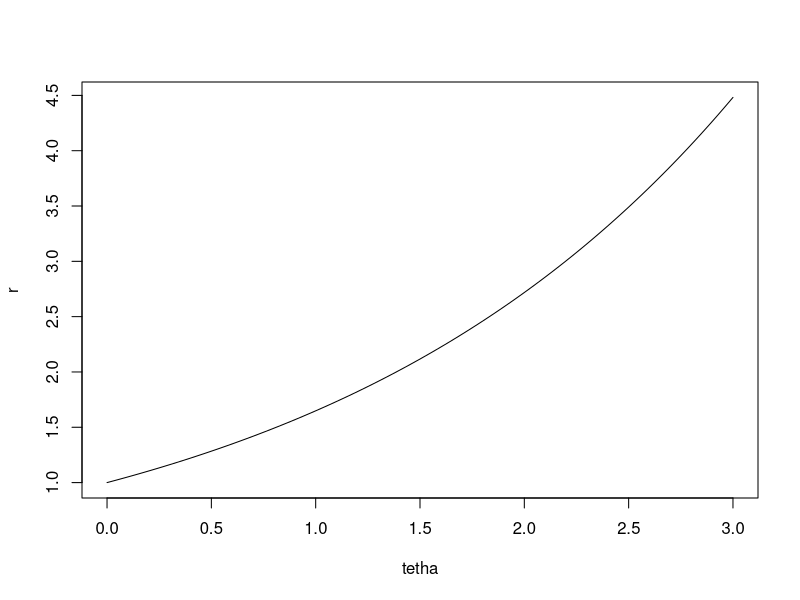
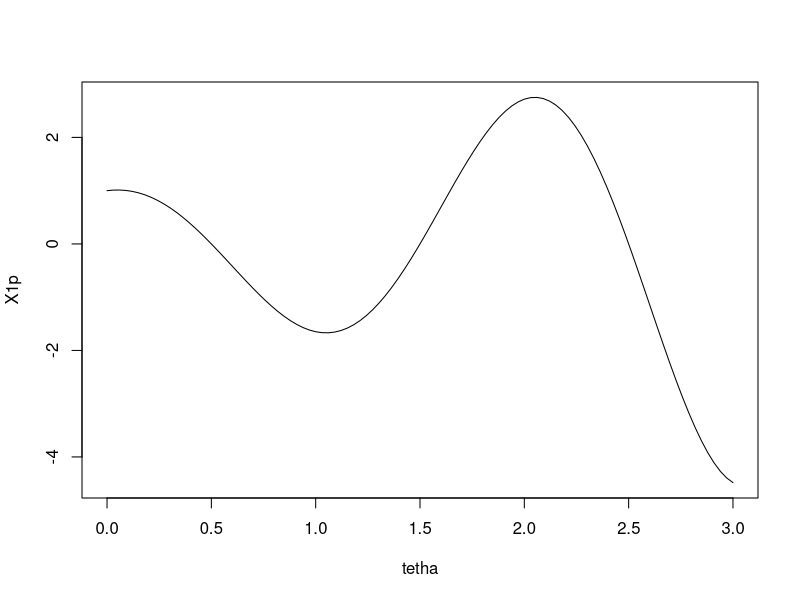
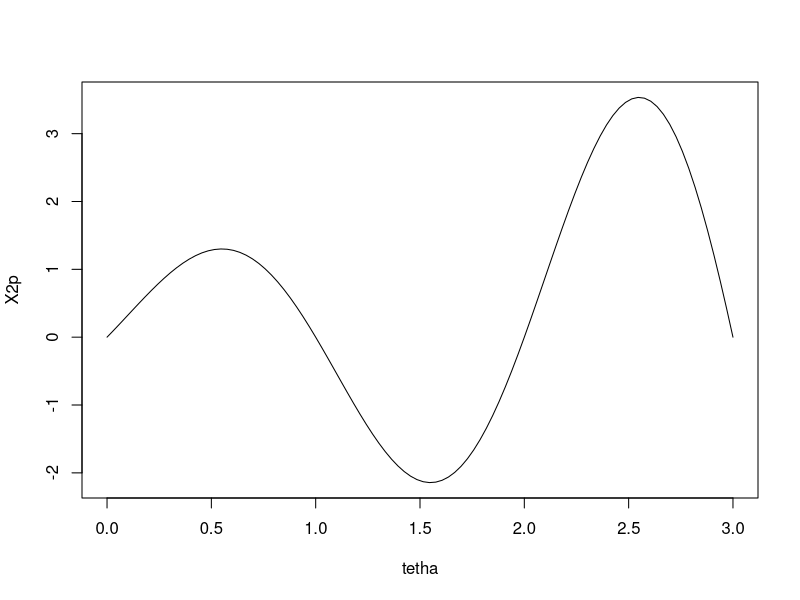
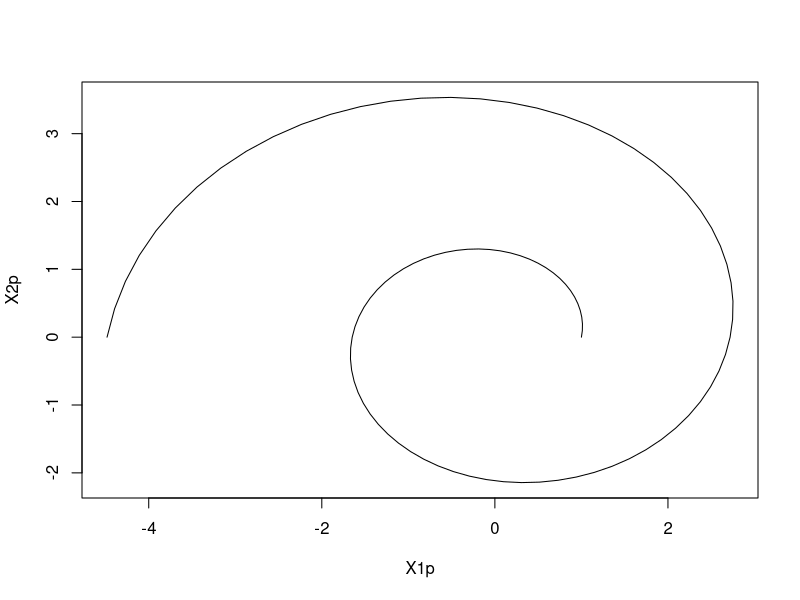
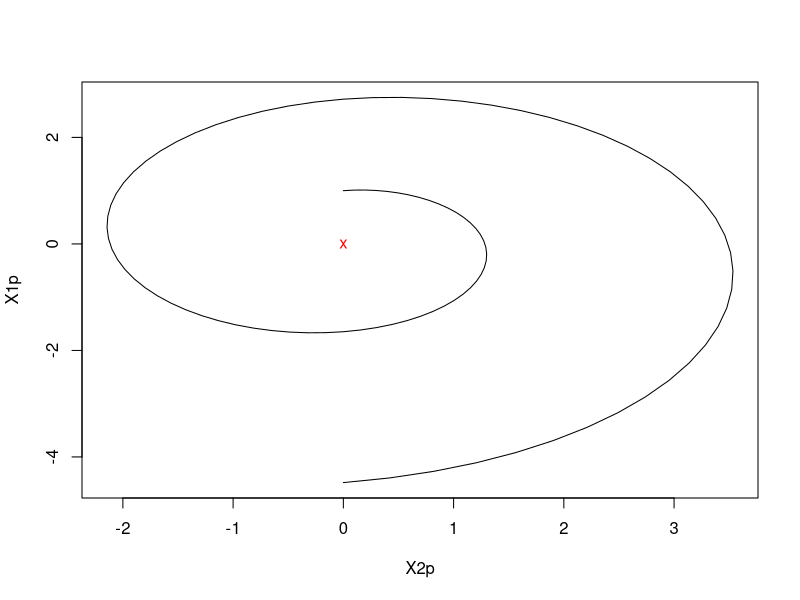
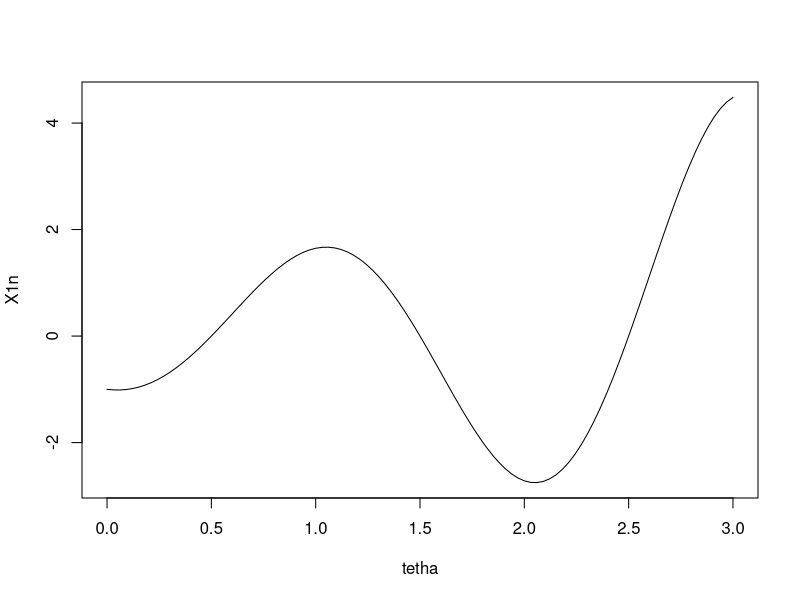
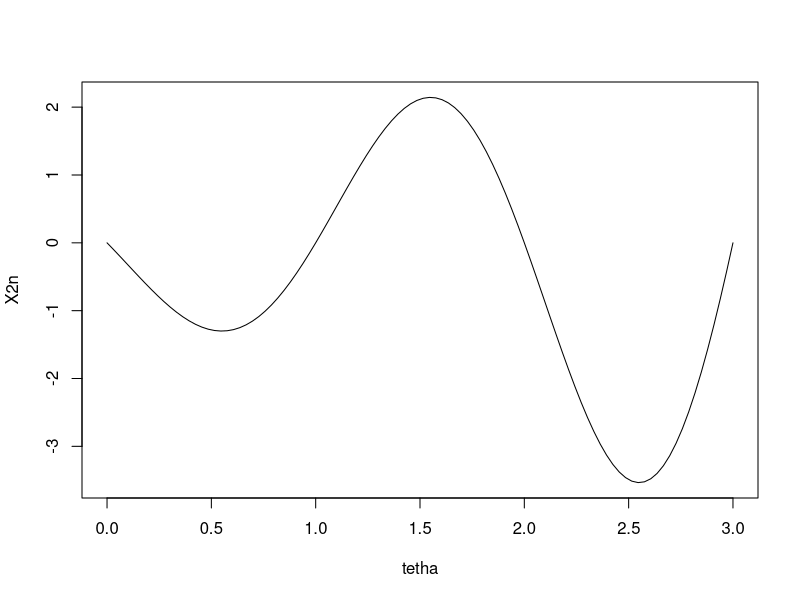
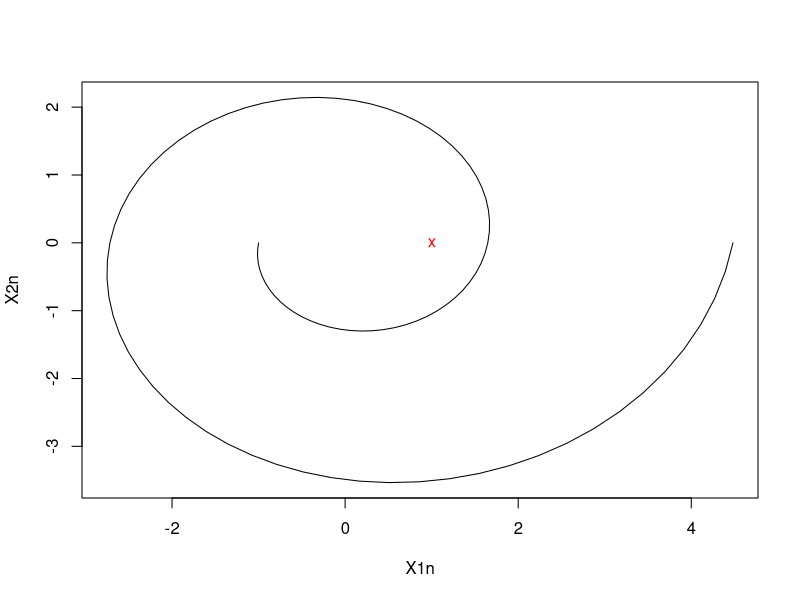

R code for these plots, in order:
# ------------------------------------------------------------------------------
# Book:       	MVA3
# ------------------------------------------------------------------------------
# Quantlet:   	MVASVMspiral
# ------------------------------------------------------------------------------
# Description:	MVASVMspiral plots the area of two different groups of 
#		        spiral data using anisotropic Gaussian kernel.
# ------------------------------------------------------------------------------
# See also:     MVA3svm01, MVAppsib, ppsib, ppsibexample
# ------------------------------------------------------------------------------
# Keywords:     SVM
# ------------------------------------------------------------------------------
# Usage:      	-
# ------------------------------------------------------------------------------
# Inputs:     	-
# ------------------------------------------------------------------------------
# Output:     	2-DIm Plot of a svm classification
#		        for spiral data
# ------------------------------------------------------------------------------
# Example:    	Copy the code and paste in R
#		        Change value of r in anisotropic gaussian kernel for
#		        different parameter values
# ------------------------------------------------------------------------------
# Author:     	Wolfgang H?rdle, Dedy Dwi Prastyo, 20110707
# ------------------------------------------------------------------------------

## with some changes by me, just cleaning up
rm(list=ls())
library(kernlab)
library(tseries)
library(quadprog)
library(zoo)
library(grid)
library(e1071)
library(MASS)
library(ggplot2)

# Generating spiral data
tetha = seq(length = 100, from = 0, to = 3)
a = 1
b = 0.5 # b is near to zero, spiral approaches a circle
r = a * exp(b * tetha)
plot(tetha,r, type = "l")

# X(+1) members of first group, centering in (c1p,c2p)
c1p = 0
c2p = 0
X1p = c1p + r * cos(tetha * pi)
X2p = c2p + r * sin(tetha * pi)

plot(tetha, X1p, type = "l")
plot(tetha, X2p, type = "l")
plot(X1p, X2p, type = "l")
plot(X2p, X1p, type = "l")
points(c1p, c2p, pch = "x", lwd = "2", col = "red")

# X(-1) members of second group, centering in (c1n,c2n)
c1n = 1
c2n = 0
X1n = 1 - (c1n + r * cos(tetha * pi))
X2n = -(c2n + r * sin(tetha * pi))
plot(tetha, X1n, type = "l")
plot(tetha, X2n, type = "l")
plot(X1n, X2n, type = "l")
points(c1n, c2n, pch = "x", lwd = "2", col = "red")

# Aggregating data
X1 = c(X1p, X1n)
X2 = c(X2p, X2n)

# Generating indicator variable

yp = array(1:100, dim = c(100, 1))
yn = array(1:100, dim = c(100, 1))
for (i in 1:100) {
    yp[i] = 1
    yn[i] = -1
}
Y = c(yp, yn)

# Generating noise, N(0,0.01)
e = rnorm(200, mean = 0, sd = 0.1)
X1 = X1 + e
X2 = X2 + e

Spiral.noise = cbind(X2, X1)

plot(Spiral.noise[, 1])
plot(Spiral.noise[, 2])

plot(Spiral.noise[, 1], Spiral.noise[, 2],pch=19, col="blue")

# define gaussian kernel function

gaussian = function(xi, xj) {
    exp( - sum((xi - xj) * RB * (xi - xj)))
    }

class(gaussian) = "kernel"

# compute Radial Basis (RB)

r = 0.1 # parameter r in anisotropic gaussian kernel

X = cbind(X2, X1)
RB = solve(cov(X)) / (r) ^ 2

# compute SVM score value

SpiralModel = ksvm(Spiral.noise, Y, type = "C-svc",
                        kernel = gaussian,
                        kpar = list(RB), C = 10 / 200,
                        prob.model = TRUE, cross = 4)


# C-svc : SVM for classification
# C : cost of constraints violation in the term of Lagrangian formulation

# create SVM classification plot

plot(SpiralModel, data = Spiral.noise, xlim = c(-4, 4), ylim = c(-4, 4))


# ------------------------------------------------------------------------------
# Book:       	MVA3
# ------------------------------------------------------------------------------
# Quantlet:   	MVASVMspiral
# ------------------------------------------------------------------------------
# Description:	MVASVMspiral plots the area of two different groups of 
#		        spiral data using anisotropic Gaussian kernel.
# ------------------------------------------------------------------------------
# See also:     MVA3svm01, MVAppsib, ppsib, ppsibexample
# ------------------------------------------------------------------------------
# Keywords:     SVM
# ------------------------------------------------------------------------------
# Usage:      	-
# ------------------------------------------------------------------------------
# Inputs:     	-
# ------------------------------------------------------------------------------
# Output:     	2-DIm Plot of a svm classification
#		        for spiral data
# ------------------------------------------------------------------------------
# Example:    	Copy the code and paste in R
#		        Change value of r in anisotropic gaussian kernel for
#		        different parameter values
# ------------------------------------------------------------------------------
# Author:     	Wolfgang H?rdle, Dedy Dwi Prastyo, 20110707
# ------------------------------------------------------------------------------

# Generating spiral data
tetha = seq(length = 100, from = 0, to = 3)
a = 1
b = 0.5 # b is near to zero, spiral approaches a circle
r = a * exp(b * tetha)

# X(+1) members of first group, centering in (c1p,c2p)
c1p = 0
c2p = 0
X1p = c1p + r * cos(tetha * pi)
X2p = c2p + r * sin(tetha * pi)

# X(-1) members of second group, centering in (c1n,c2n)
c1n = 1
c2n = 0
X1n = 1 - (c1n + r * cos(tetha * pi))
X2n = -(c2n + r * sin(tetha * pi))

# Aggregating data
X1 = c(X1p, X1n)
X2 = c(X2p, X2n)

# Generating indicator variable

yp = array(1:100, dim = c(100, 1))
yn = array(1:100, dim = c(100, 1))
for (i in 1:100) {
    yp[i] = 1
    yn[i] = -1
}
Y = c(yp, yn)

# Generating noise, N(0,0.01)
e = rnorm(200, mean = 0, sd = 0.1)
X1 = X1 + e
X2 = X2 + e

Spiral.noise = cbind(X2, X1)

# ---------------------------------------------------------------------------------------

# Main program for SVM classification plot
# read simulated data


# define gaussian kernel function

gaussian = function(xi, xj) {
    exp( - sum((xi - xj) * RB * (xi - xj)))
}
class(gaussian) = "kernel"

# compute Radial Basis (RB)

r = 0.1 # parameter r in anisotropic gaussian kernel

X = cbind(X2, X1)
RB = solve(cov(X)) / (r) ^ 2

# compute SVM score value

SpiralModel = ksvm(Spiral.noise, Y, type = "C-svc", kernel = gaussian, kpar = list(RB), C = 10 / 200, prob.model = TRUE, cross = 4)


# C-svc : SVM for classification
# C : cost of constraints violation in the term of Lagrangian formulation

# create SVM classification plot

plot(SpiralModel, data = Spiral.noise, xlim = c(-4, 4), ylim = c(-4, 4))


###########################33

#install.packages("e1071")
#SVM

data(iris)
sample = iris[sample(nrow(iris)),]
train = sample[1:105,]
test = sample[106:150,]
tune = tune(svm, Species ~ ., data = train, kernel = "radial", scale = FALSE, ranges = list(cost = c(0.001, 0.01, 0.1, 1, 5, 10, 100)))
tune$bestmodel
model = svm(Species ~ ., data = train, kernel = "radial", cost = 10, scale = FALSE)
pred = predict(model, test)
pred


################################3

####################################################
# Some Plotting Functions
####################################################


getLineParameters <- function(p1, p2) {
    gradient <- (p2[2] - p1[2]) / (p2[1] - p1[1])
    intercept <- p1[2] - gradient * p1[1]
    return(list(gradient = gradient, intercept = intercept))
}

getEuclideanDistance <- function(x1, x2, y1, y2) {
    return(sqrt((x1 - x2) ^ 2 + (y1 - y2) ^ 2))
}

getMarginSegmentCoordinates <- function(xvar, yvar, intercept, gradient) {
    # 1.Compute all the coordinates of the perpendicular line segments
    # from your data points on the line
    a <- intercept
    b <- gradient
    xnorm <- (xvar + b * yvar - a * b) / (1 + b ^ 2)
    ynorm <- a + b * xnorm

    distances <- mapply(getEuclideanDistance, xvar, xnorm, yvar, ynorm)
    selector <- distances == min(distances)

    # Return a list with the input points you kept and the 
    return(list(xvar = xvar[selector], yvar = yvar[selector], xnorm = xnorm[selector], ynorm = ynorm[selector], margin = min(distances)))
}

getAllSegmentCoordinates <- function(xvar, yvar, intercept, gradient) {
    # 1.Compute all the coordinates of the perpendicular line segments
    # from your data points on the line
    a <- intercept
    b <- gradient
    xnorm <- (xvar + b * yvar - a * b) / (1 + b ^ 2)
    ynorm <- a + b * xnorm

    # Return a list with the input points you kept and the 
    return(list(xvar = xvar, yvar = yvar, xnorm = xnorm, ynorm = ynorm))
}

convertCoeffsToLineParameters <- function(coeffs) {
    b0 <- coeffs[1]
    b1 <- coeffs[2]
    b2 <- coeffs[3]
    return(list(intercept = (b0 / -b2), gradient = b1 / -b2))
}

####################################################
# The Plots Themselves
####################################################


set.seed(808881)
n <- 100
x1 <- mvrnorm(n, mu = c(13, 45), Sigma = matrix(c(2, 0.5, 05, 2), nrow = 2))
set.seed(675682)
x2 <- mvrnorm(n, mu = c(19, 39), Sigma = matrix(c(2, 0.5, 05, 2), nrow = 2))
f1 <- c(x1[, 1], x2[, 1])
f2 <- c(x1[, 2], x2[, 2])
z <- c(rep.int(1, n), rep.int(-1, n))

l1 <- getLineParameters(c(12, 40.8), c(20, 42.9))
l2 <- getLineParameters(c(15, 36), c(18, 48))


df = data.frame(f1, f2, y = as.factor(z))
svmfit <- svm(y ~ ., data = df, kernel = "linear", cost = 100, scale = FALSE)
w <- t(svmfit$coefs) %*% svmfit$SV
coefs <- c( - svmfit$rho, w)
lineparams <- convertCoeffsToLineParameters(coefs)

####################################################
# Plot 1 showing different separating lines
####################################################


p <- ggplot(data = NULL, aes(x = f1, y = f2, shape = ifelse(z > 0, "Class 1", "Class -1")))
p <- p + geom_point()
p <- p + ggtitle("Linearly Separable Classes in 2D Feature Space")
p <- p + theme(plot.title = element_text(lineheight = .8, face = "bold", vjust = 2), legend.position = "bottom")
p <- p + xlab("f1")
p <- p + ylab("f2")
p <- p + scale_shape_manual(name = "Class Labels", values = c(1, 15))
p <- p + geom_abline(intercept = l1$intercept, slope = l1$gradient, aes(linetype = "General Separating Line"), size = 0.5, show_guide = T)
p <- p + geom_abline(intercept = l2$intercept, slope = l2$gradient, aes(linetype = "General Separating Line"), size = 0.5, show_guide = T)
p <- p + geom_abline(intercept = lineparams$intercept, slope = lineparams$gradient, aes(linetype = "Line of Maximum Margin Separation"), size = 1, show_guide = T)
p <- p + scale_linetype_manual(name = "Separating Lines", values = c("dashed", "solid"))
p <- p + guides(shape = guide_legend(override.aes = list(linetype = 0)),
       linetype = guide_legend())
p

####################################################
# Plot 2 showing margin
####################################################

marlist <- getAllSegmentCoordinates(f1, f2, lineparams$intercept, lineparams$gradient)
distances <- mapply(getEuclideanDistance, marlist$xvar[svmfit$index], marlist$xnorm[svmfit$index], marlist$yvar[svmfit$index], marlist$ynorm[svmfit$index])


p <- ggplot()
p <- p + geom_point(data = NULL, aes(x = f1, y = f2, shape = ifelse(z > 0, "Class 1", "Class -1")))
p <- p + ggtitle("Computing the Margin of a Decision Boundary in 2D Feature Space")
p <- p + theme(plot.title = element_text(lineheight = .8, face = "bold", vjust = 2), legend.position = "bottom")
p <- p + xlab("f1")
p <- p + ylab("f2")
p <- p + scale_shape_manual(name = "Class Labels", values = c(1, 15))
p <- p + geom_abline(intercept = lineparams$intercept, slope = lineparams$gradient, size = 1, show_guide = T)
p <- p + guides(shape = guide_legend(override.aes = list(linetype = 0)),
       linetype = guide_legend())
p <- p + geom_segment(data = NULL, aes(x = marlist$xvar[svmfit$index], y = marlist$yvar[svmfit$index], xend = marlist$xnorm[svmfit$index], yend = marlist$ynorm[svmfit$index]), arrow = arrow(ends = "both", length = unit(0.3, "cm")))
p <- p + annotate("text", x = marlist$xnorm[svmfit$index[2]], y = marlist$ynorm[svmfit$index[2]], label = paste("Margin = ", round(distances[1], 2)), hjust = 1.7, vjust = -1.5)
p

####################################################
# Plot 3
####################################################

newf1 <- c(f1, 16)
newf2 <- c(f2, 40)
newz <- c(z, 1)
newdf = data.frame(f1 = newf1, f2 = newf2, y = as.factor(newz))
svmfit2 <- svm(y ~ ., data = newdf, kernel = "linear", cost = 100, scale = FALSE)
w2 <- t(svmfit2$coefs) %*% svmfit2$SV
coefs2 <- c( - svmfit2$rho, w2)
lineparams2 <- convertCoeffsToLineParameters(coefs2)
marlist2 <- getAllSegmentCoordinates(newf1, newf2, lineparams2$intercept, lineparams2$gradient)
distances2 <- mapply(getEuclideanDistance, marlist2$xvar[svmfit2$index], marlist2$xnorm[svmfit2$index], marlist2$yvar[svmfit2$index], marlist2$ynorm[svmfit2$index])


p <- ggplot()
p <- p + geom_point(data = NULL, aes(x = newf1, y = newf2, shape = ifelse(newz > 0, "Class 1", "Class -1")))
p <- p + ggtitle("Computing the Margin of a Decision Boundary in 2D Feature Space")
p <- p + theme(plot.title = element_text(lineheight = .8, face = "bold", vjust = 2), legend.position = "bottom")
p <- p + xlab("f1")
p <- p + ylab("f2")
p <- p + scale_shape_manual(name = "Class Labels", values = c(1, 15))
p <- p + geom_abline(intercept = lineparams2$intercept, slope = lineparams2$gradient, size = 1, show_guide = T)
p <- p + guides(shape = guide_legend(override.aes = list(linetype = 0)),
       linetype = guide_legend())
p <- p + geom_segment(data = NULL, aes(x = marlist2$xvar[svmfit2$index], y = marlist2$yvar[svmfit2$index], xend = marlist2$xnorm[svmfit2$index], yend = marlist2$ynorm[svmfit2$index]), arrow = arrow(ends = "both", length = unit(0.2, "cm")))
p <- p + annotate("text", x = marlist2$xnorm[svmfit2$index[2]], y = marlist2$ynorm[svmfit2$index[2]], label = paste("Margin = ", round(distances2[1], 2)), hjust = 1.7, vjust = -1.5)
p
